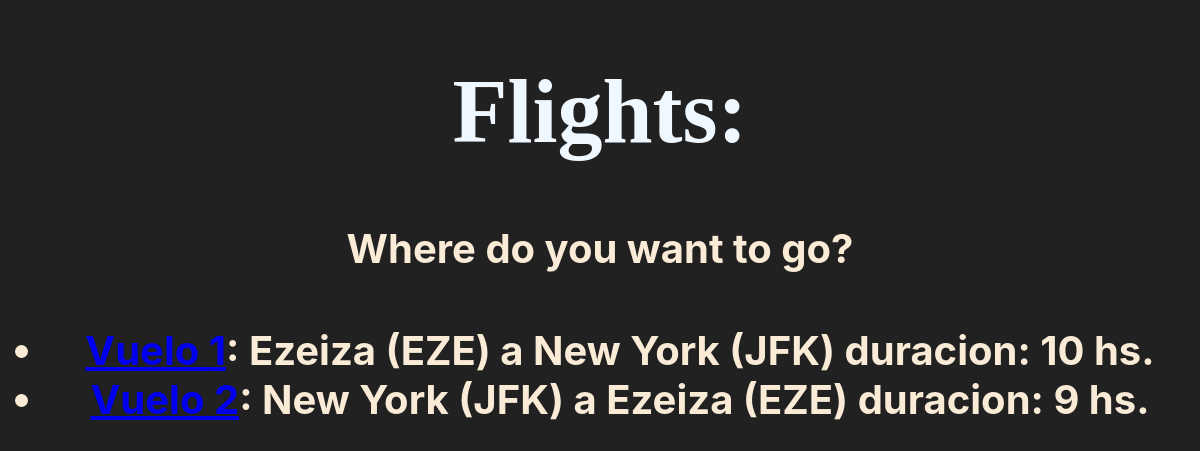
The app's page /Aerolinea/ with its own data.
### Aerolinea/models.py (models this page shows, shortened)
class Aerolinea(MD):
    origen = models.ForeignKey(Aeropuerto, on_delete=CASCADE, related_name="salidas")
    destino = models.ForeignKey(Aeropuerto, on_delete=CASCADE, related_name="arribos")
    duracion = models.IntegerField()

class Aeropuerto(MD):
    codigo = models.CharField(max_length=3)
    ciudad = models.CharField(max_length=64)
    def __str__(self):
        return (f"{self.ciudad} ({self.codigo})")

### Aerolinea/views.py (the view)
# urls.py: path("", views.index, name="index"),
def index(request):
    return render(request,"Aerolinea/index.html", {
        "Aerolinea": Aerolinea.objects.all()
    })

### Aerolinea/templates/Aerolinea/index.html
{% extends "Aerolinea/layout.html"%}
{% block body %}
<h1>Flights:</h1>
<h3>Where do you want to go?</h3>
<h4>
    <ul>
        {% for vuelo in Aerolinea %}
        <li><a href="{% url 'Aerolinea:vuelo' vuelo.id %}">Vuelo {{vuelo.id}}</a>: {{vuelo.origen}} a {{vuelo.destino}} duracion: {{vuelo.duracion}} hs.</li>
        {% endfor %}
    </ul>
</h4>
{% endblock body %}

### Aerolinea/static/Aerolinea/style.css (style rules this page uses)
body { background-color: rgb(34, 33, 33); }
h1 { font-family: Georgia, "Times New Roman", Times, serif; font-size: 90px; text-align: center; color: aliceblue; background-color: rgb(34, 33, 33); }
h3 { font-family: -apple-system, BlinkMacSystemFont, 'Segoe UI', Roboto, Oxygen, Ubuntu, Cantarell, 'Open Sans', 'Helvetica Neue', sans-serif; font-size: 40px; text-align: center; color: antiquewhite; }
h2, h4 { font-family: -apple-system, BlinkMacSystemFont, 'Segoe UI', Roboto, Oxygen, Ubuntu, Cantarell, 'Open Sans', 'Helvetica Neue', sans-serif; font-size: 40px; text-align: center; color: antiquewhite; }

### records on screen
Aerolinea: origen "Ezeiza (EZE)", destino "New York (JFK)", duracion "10"
Aerolinea: origen "New York (JFK)", destino "Ezeiza (EZE)", duracion "9"
